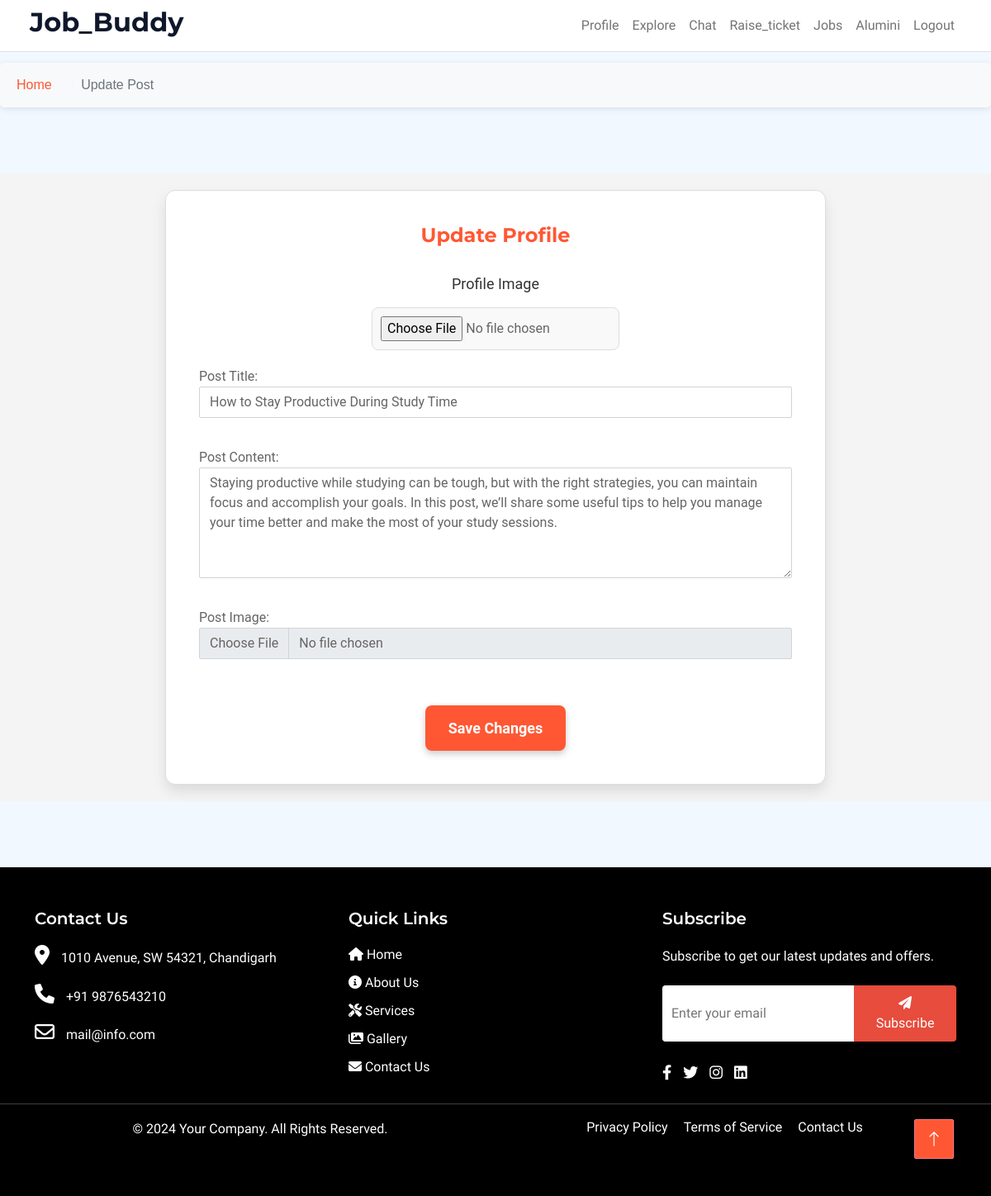
The app's page /Post3/update/ (signed in) with its own data.
### Post/models.py (models this page shows, shortened)
class User_Post(models.Model):
    user = models.ForeignKey(User, on_delete=models.CASCADE, related_name='posts')
    title = models.CharField(max_length=100)
    content = models.TextField()
    image = models.ImageField(upload_to='post_images/', blank=True, null=True)
    created_at = models.DateTimeField(auto_now_add=True)
    updated_at = models.DateTimeField(auto_now=True)

### Post/views.py (the view)
# urls.py: path('<int:pk>/update/', views.update_post, name='User_update_post'),
@login_required
def update_post(request, pk):
    post = get_object_or_404(User_Post, pk=pk, user=request.user)  # Retrieving the post with a given primary key (pk) and ensuring it belongs to the logged-in user
    if request.method == 'POST':  # Handling POST request for updating the post
        form = PostForm(request.POST, request.FILES, instance=post)  # Creating form instance with existing post data
        if form.is_valid():  # Checking if the form data is valid
            form.save()  # Saving the updated post data
            return redirect('User_post_list')  # Redirecting to the post list page after successful update
    else:
        form = PostForm(instance=post)  # Creating form with existing post data for GET request
    return render(request, 'User_update_post.html', {'form': form, 'post': post})  # Rendering the update post template with the form and post data

### Post/forms.py
class PostForm(forms.ModelForm):
    class Meta:
        model = User_Post
        fields = ['title', 'content', 'image']
        widgets = {
            'title': forms.TextInput(attrs={
                'placeholder': 'Enter the post title',
                'class': 'form-control',
            }),
            'content': forms.Textarea(attrs={
                'placeholder': 'Enter the post content',
                'class': 'form-control',
                'rows': 5,
            }),
            'image': forms.FileInput(attrs={
                'class': 'form-control',
            }),
        }
        labels = {
            'title': 'Post Title',
            'content': 'Post Content',
            'image': 'Post Image',
        }

### Post/templates/User_update_post.html (shortened to what this page needs)
{% extends 'base1.html' %}
{% block breadcrumb %}
    <li class="breadcrumb-item"><a href="{% url 'User_post_list' %}">Home</a></li>
    <li class="breadcrumb-item active" aria-current="page">Update Post</li>
{% endblock %}
{% block content %}
<div style="display: flex; justify-content: center; align-items: center; min-height: calc(100vh - 160px); padding: 20px; background-color: #f4f4f4; font-family: 'Roboto', sans-serif; margin-top: 80px; margin-bottom: 80px;">
    <div style="max-width: 800px; width: 100%; padding: 40px; border: 1px solid #ddd; border-radius: 12px; background-color: #ffffff; box-shadow: 0 8px 16px rgba(0, 0, 0, 0.1);">
        <h2 style="text-align: center; color: #ff5733; margin-bottom: 30px; font-size: 24px;">Update Profile</h2>
        <form method="post" enctype="multipart/form-data" style="display: flex; flex-direction: column; gap: 20px;">
            <fieldset style="border: none; padding: 0; margin: 0;">
                <legend style="font-size: 18px; color: #333; margin-bottom: 15px; text-align: center;">Profile Image</legend>
                <div style="display: flex; flex-direction: column; align-items: center;">
                    <input type="file" id="profile_image" name="profile_image" style="padding: 10px; border: 1px solid #ddd; border-radius: 8px; background-color: #f9f9f9; width: 100%; max-width: 300px;">
                </div>
            </fieldset>
            <div style="display: flex; flex-direction: column; gap: 20px;">
                {{ form.as_p }}
            </div>
            <div style="text-align: center; margin-top: 20px;">
                <button type="submit" style="padding: 14px 28px; background-color: #ff5733; color: white; border: none; border-radius: 8px; cursor: pointer; font-size: 18px; font-weight: bold; transition: background-color 0.3s ease, box-shadow 0.3s ease; box-shadow: 0 4px 8px rgba(0, 0, 0, 0.2);">
                    Save Changes
                </button>
            </div>
        </form>
    </div>
</div>
{% endblock %}

### Base/static/user_static/css/style1.css (style rules this page uses)
:root { --primary: #ff5733; --light: #F1F8FF; --dark: #0F172B; }
body { padding-top: 56px; }
.breadcrumb-item + .breadcrumb-item::before { color: var(--light); }

### Base/templates/base1.html (style rules this page uses)
.breadcrumb-item { font-size: 16px; font-weight: 500; margin-right: 15px; }
.breadcrumb-item a { color: #ff5733; text-decoration: none; }
.breadcrumb-item.active { color: #6c757d; }

### records on screen
User_Post: title "How to Stay Productive During Study Time", content "Staying productive while studying can be tough, but with the right strategies, you can maintain focus and accomplish your goals. In this post, we’ll share some useful tips to help you manage your time better and make the most of your study sessions."
